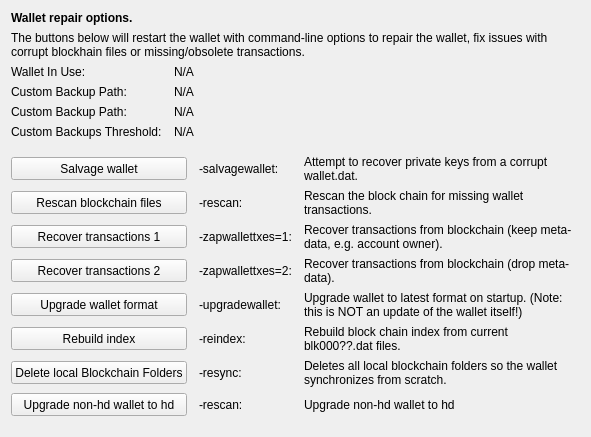
     <widget class="QWidget" name="tab_repair">
      <attribute name="title">
       <string>&amp;Wallet Repair</string>
      </attribute>
      <layout class="QGridLayout" name="gridLayout_4" columnstretch="0,0,0,0">
       <property name="horizontalSpacing">
        <number>12</number>
       </property>
       <item row="0" column="0" colspan="4">
        <widget class="QLabel" name="label_repair_header">
         <property name="font">
          <font>
           <weight>75</weight>
           <bold>true</bold>
          </font>
         </property>
         <property name="text">
          <string>Wallet repair options.</string>
         </property>
        </widget>
       </item>
       <item row="1" column="0" colspan="4">
        <widget class="QLabel" name="label_repair_helptext">
         <property name="font">
          <font>
           <weight>50</weight>
           <bold>false</bold>
          </font>
         </property>
         <property name="text">
          <string>The buttons below will restart the wallet with command-line options to repair the wallet, fix issues with corrupt blockhain files or missing/obsolete transactions.</string>
         </property>
         <property name="wordWrap">
          <bool>true</bool>
         </property>
        </widget>
       </item>
       <item row="2" column="0">
        <widget class="QLabel" name="wallet_path_label">
         <property name="text">
          <string>Wallet In Use:</string>
         </property>
        </widget>
       </item>
       <item row="2" column="1" colspan="3">
        <widget class="QLabel" name="wallet_path">
         <property name="cursor">
          <cursorShape>IBeamCursor</cursorShape>
         </property>
         <property name="text">
          <string>N/A</string>
         </property>
         <property name="textFormat">
          <enum>Qt::PlainText</enum>
         </property>
         <property name="textInteractionFlags">
          <set>Qt::LinksAccessibleByMouse|Qt::TextSelectableByKeyboard|Qt::TextSelectableByMouse</set>
         </property>
        </widget>
       </item>
       <item row="3" column="0">
        <widget class="QLabel" name="wallet_custombackuppath_label">
         <property name="visible">
          <bool>false</bool>
         </property>
         <property name="text">
          <string>Custom Backup Path:</string>
         </property>
        </widget>
       </item>
       <item row="3" column="1" colspan="3">
        <widget class="QLabel" name="wallet_custombackuppath">
         <property name="cursor">
          <cursorShape>IBeamCursor</cursorShape>
         </property>
         <property name="visible">
          <bool>false</bool>
         </property>
         <property name="text">
          <string>N/A</string>
         </property>
         <property name="textFormat">
          <enum>Qt::PlainText</enum>
         </property>
         <property name="textInteractionFlags">
          <set>Qt::LinksAccessibleByMouse|Qt::TextSelectableByKeyboard|Qt::TextSelectableByMouse</set>
         </property>
        </widget>
       </item>
       <item row="4" column="0">
        <widget class="QLabel" name="wallet_customzschbackuppath_label">
         <property name="visible">
          <bool>false</bool>
         </property>
         <property name="text">
          <string>Custom Backup Path:</string>
         </property>
        </widget>
       </item>
       <item row="4" column="1" colspan="3">
        <widget class="QLabel" name="wallet_customzschbackuppath">
         <property name="cursor">
          <cursorShape>IBeamCursor</cursorShape>
         </property>
         <property name="visible">
          <bool>false</bool>
         </property>
         <property name="text">
          <string>N/A</string>
         </property>
         <property name="textFormat">
          <enum>Qt::PlainText</enum>
         </property>
         <property name="textInteractionFlags">
          <set>Qt::LinksAccessibleByMouse|Qt::TextSelectableByKeyboard|Qt::TextSelectableByMouse</set>
         </property>
        </widget>
       </item>
       <item row="5" column="0">
        <widget class="QLabel" name="wallet_custombackupthreshold_label">
         <property name="visible">
          <bool>false</bool>
         </property>
         <property name="text">
          <string>Custom Backups Threshold:</string>
         </property>
        </widget>
       </item>
       <item row="5" column="1" colspan="3">
        <widget class="QLabel" name="wallet_custombackupthreshold">
         <property name="cursor">
          <cursorShape>IBeamCursor</cursorShape>
         </property>
         <property name="visible">
          <bool>false</bool>
         </property>
         <property name="text">
          <string>N/A</string>
         </property>
         <property name="textFormat">
          <enum>Qt::PlainText</enum>
         </property>
         <property name="textInteractionFlags">
          <set>Qt::LinksAccessibleByMouse|Qt::TextSelectableByKeyboard|Qt::TextSelectableByMouse</set>
         </property>
        </widget>
       </item>
       <item row="6" column="0">
        <spacer name="verticalSpacer_repair1">
         <property name="orientation">
          <enum>Qt::Vertical</enum>
         </property>
         <property name="sizeHint" stdset="0">
          <size>
           <width>10</width>
           <height>10</height>
          </size>
         </property>
        </spacer>
       </item>
       <item row="7" column="0" colspan="2">
        <widget class="QPushButton" name="btn_salvagewallet">
         <property name="minimumSize">
          <size>
           <width>100</width>
           <height>23</height>
          </size>
         </property>
         <property name="text">
          <string>Salvage wallet</string>
         </property>
        </widget>
       </item>
       <item row="7" column="2">
        <widget class="QLabel" name="label_repair_salvage_command">
         <property name="text">
          <string notr="true">-salvagewallet:</string>
         </property>
        </widget>
       </item>
       <item row="7" column="3">
        <widget class="QLabel" name="label_repair_salvage">
         <property name="text">
          <string>Attempt to recover private keys from a corrupt wallet.dat.</string>
         </property>
         <property name="wordWrap">
          <bool>true</bool>
         </property>
        </widget>
       </item>
       <item row="8" column="0" colspan="2">
        <widget class="QPushButton" name="btn_rescan">
         <property name="minimumSize">
          <size>
           <width>100</width>
           <height>23</height>
          </size>
         </property>
         <property name="text">
          <string>Rescan blockchain files</string>
         </property>
        </widget>
       </item>
       <item row="8" column="2">
        <widget class="QLabel" name="label_repair_rescan_command">
         <property name="text">
          <string notr="true">-rescan:</string>
         </property>
        </widget>
       </item>
       <item row="8" column="3">
        <widget class="QLabel" name="label_repair_rescan">
         <property name="text">
          <string>Rescan the block chain for missing wallet transactions.</string>
         </property>
         <property name="wordWrap">
          <bool>true</bool>
         </property>
        </widget>
       </item>
       <item row="9" column="0" colspan="2">
        <widget class="QPushButton" name="btn_zapwallettxes1">
         <property name="minimumSize">
          <size>
           <width>100</width>
           <height>23</height>
          </size>
         </property>
         <property name="text">
          <string>Recover transactions 1</string>
         </property>
        </widget>
       </item>
       <item row="9" column="2">
        <widget class="QLabel" name="label_repair_zap1_command">
         <property name="text">
          <string notr="true">-zapwallettxes=1:</string>
         </property>
        </widget>
       </item>
       <item row="9" column="3">
        <widget class="QLabel" name="label_repair_zap1">
         <property name="text">
          <string>Recover transactions from blockchain (keep meta-data, e.g. account owner).</string>
         </property>
         <property name="wordWrap">
          <bool>true</bool>
         </property>
        </widget>
       </item>
       <item row="10" column="0" colspan="2">
        <widget class="QPushButton" name="btn_zapwallettxes2">
         <property name="minimumSize">
          <size>
           <width>100</width>
           <height>23</height>
          </size>
         </property>
         <property name="text">
          <string>Recover transactions 2</string>
         </property>
        </widget>
       </item>
       <item row="10" column="2">
        <widget class="QLabel" name="label_repair_zap2_command">
         <property name="text">
          <string notr="true">-zapwallettxes=2:</string>
         </property>
        </widget>
       </item>
       <item row="10" column="3">
        <widget class="QLabel" name="label_repair_zap2">
         <property name="text">
          <string>Recover transactions from blockchain (drop meta-data).</string>
         </property>
         <property name="wordWrap">
          <bool>true</bool>
         </property>
        </widget>
       </item>
       <item row="11" column="0" colspan="2">
        <widget class="QPushButton" name="btn_upgradewallet">
         <property name="minimumSize">
          <size>
           <width>100</width>
           <height>23</height>
          </size>
         </property>
         <property name="text">
          <string>Upgrade wallet format</string>
         </property>
        </widget>
       </item>
       <item row="11" column="2">
        <widget class="QLabel" name="label_repair_upgrade_command">
         <property name="text">
          <string notr="true">-upgradewallet:</string>
         </property>
        </widget>
       </item>
       <item row="11" column="3">
        <widget class="QLabel" name="label_repair_upgrade">
         <property name="text">
          <string>Upgrade wallet to latest format on startup. (Note: this is NOT an update of the wallet itself!)</string>
         </property>
         <property name="wordWrap">
          <bool>true</bool>
         </property>
        </widget>
       </item>
       <item row="12" column="0" colspan="2">
        <widget class="QPushButton" name="btn_reindex">
         <property name="minimumSize">
          <size>
           <width>100</width>
           <height>23</height>
          </size>
         </property>
         <property name="text">
          <string>Rebuild index</string>
         </property>
        </widget>
       </item>
       <item row="12" column="2">
        <widget class="QLabel" name="label_repair_reindex_command">
         <property name="text">
          <string notr="true">-reindex:</string>
         </property>
        </widget>
       </item>
       <item row="12" column="3">
        <widget class="QLabel" name="label_repair_reindex">
         <property name="text">
          <string>Rebuild block chain index from current blk000??.dat files.</string>
         </property>
         <property name="wordWrap">
          <bool>true</bool>
         </property>
        </widget>
       </item>
       <item row="13" column="0" colspan="2">
        <widget class="QPushButton" name="btn_resync">
         <property name="minimumSize">
          <size>
           <width>100</width>
           <height>23</height>
          </size>
         </property>
         <property name="text">
          <string>Delete local Blockchain Folders</string>
         </property>
        </widget>
       </item>
       <item row="13" column="2">
        <widget class="QLabel" name="label_repair_resync_command">
         <property name="text">
          <string>-resync:</string>
         </property>
        </widget>
       </item>
       <item row="13" column="3">
        <widget class="QLabel" name="label_repair_resync">
         <property name="text">
          <string>Deletes all local blockchain folders so the wallet synchronizes from scratch.</string>
         </property>
         <property name="wordWrap">
          <bool>true</bool>
         </property>
        </widget>
       </item>
       <item row="14" column="0" colspan="2">
        <widget class="QPushButton" name="btn_convert_to_hd_Wallet">
         <property name="minimumSize">
          <size>
           <width>100</width>
           <height>23</height>
          </size>
         </property>
         <property name="text">
          <string>Upgrade non-hd wallet to hd</string>
         </property>
        </widget>
       </item>
       <item row="14" column="2">
        <widget class="QLabel" name="label_convert_to_hd_Wallet_command">
         <property name="text">
          <string>-rescan:</string>
         </property>
        </widget>
       </item>
       <item row="14" column="3">
        <widget class="QLabel" name="label_convert_to_hd_Wallet">
         <property name="text">
          <string>Upgrade non-hd wallet to hd</string>
         </property>
         <property name="wordWrap">
          <bool>true</bool>
         </property>
        </widget>
       </item>
       <item row="15" column="0">
        <spacer name="verticalSpacer_repair2">
         <property name="orientation">
          <enum>Qt::Vertical</enum>
         </property>
         <property name="sizeHint" stdset="0">
          <size>
           <width>20</width>
           <height>10</height>
          </size>
         </property>
        </spacer>
       </item>
      </layout>
     </widget>
